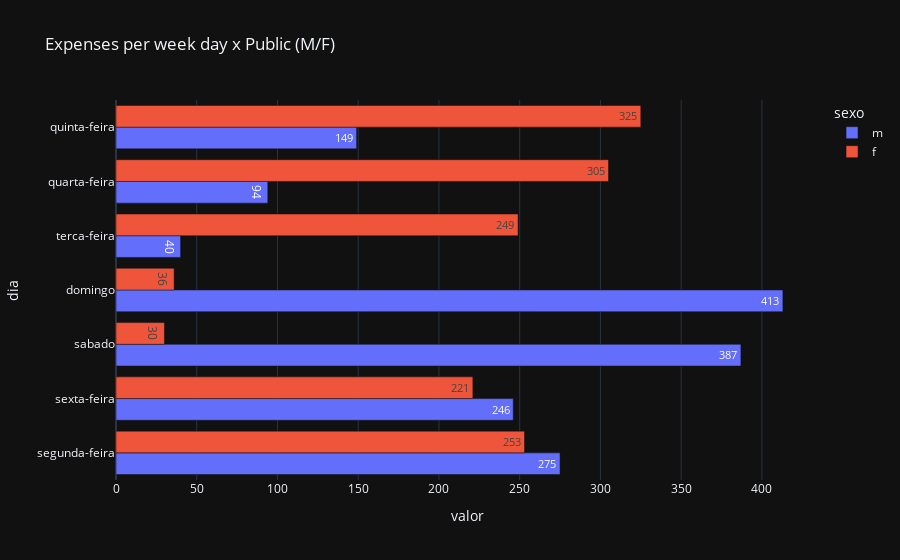

The code cell stored with this chart in its notebook:
### Code cell
# pd.set_option('display.max_rows', 5)

try:
    df = pd.read_csv(filepath_or_buffer=FILEPATH, sep=SEPARATOR, encoding=ENCODING)
    df_day = df.groupby(by=GROUP_COLUMNS, sort=False).agg(func={'valor': 'sum'}).reset_index()

    fig = px.bar(data_frame=df_day, x=X_LABEL, y=Y_LABEL, title=TITLE, color=COLOR, barmode=BARMODE, text=TEXT, orientation=ORIENTATION, hover_name=HOVER_NAME)
    fig.show()

except FileNotFoundError:
    display('File not found')
    exit()

# df_months

### Figure 1 — Plotly figure (JSON) as saved in the notebook; plotly's stock layout.template omitted (floating-point values rounded to 4 significant figures)
{"data": [{"alignmentgroup": "True", "hovertemplate": "<b>%{hovertext}</b><br><br>sexo=m<br>valor=%{text}<br>dia=%{y}<extra></extra>", "hovertext": [275.0, 246.0, 387.0, 413.0, 40.0, 94.0, 149.0], "legendgroup": "m", "marker": {"color": "#636efa", "pattern": {"shape": ""}}, "name": "m", "offsetgroup": "m", "orientation": "h", "showlegend": true, "text": [275.0, 246.0, 387.0, 413.0, 40.0, 94.0, 149.0], "textposition": "auto", "x": [275, 246, 387, 413, 40, 94, 149], "xaxis": "x", "y": ["segunda-feira", "sexta-feira", "sabado", "domingo", "terca-feira", "quarta-feira", "quinta-feira"], "yaxis": "y", "type": "bar"}, {"alignmentgroup": "True", "hovertemplate": "<b>%{hovertext}</b><br><br>sexo=f<br>valor=%{text}<br>dia=%{y}<extra></extra>", "hovertext": [249.0, 305.0, 325.0, 253.0, 221.0, 30.0, 36.0], "legendgroup": "f", "marker": {"color": "#EF553B", "pattern": {"shape": ""}}, "name": "f", "offsetgroup": "f", "orientation": "h", "showlegend": true, "text": [249.0, 305.0, 325.0, 253.0, 221.0, 30.0, 36.0], "textposition": "auto", "x": [249, 305, 325, 253, 221, 30, 36], "xaxis": "x", "y": ["terca-feira", "quarta-feira", "quinta-feira", "segunda-feira", "sexta-feira", "sabado", "domingo"], "yaxis": "y", "type": "bar"}], "layout": {"xaxis": {"anchor": "y", "domain": [0.0, 1.0], "title": {"text": "valor"}}, "yaxis": {"anchor": "x", "domain": [0.0, 1.0], "title": {"text": "dia"}}, "legend": {"title": {"text": "sexo"}, "tracegroupgap": 0}, "title": {"text": "Expenses per week day x Public (M/F)"}, "barmode": "group"}}
